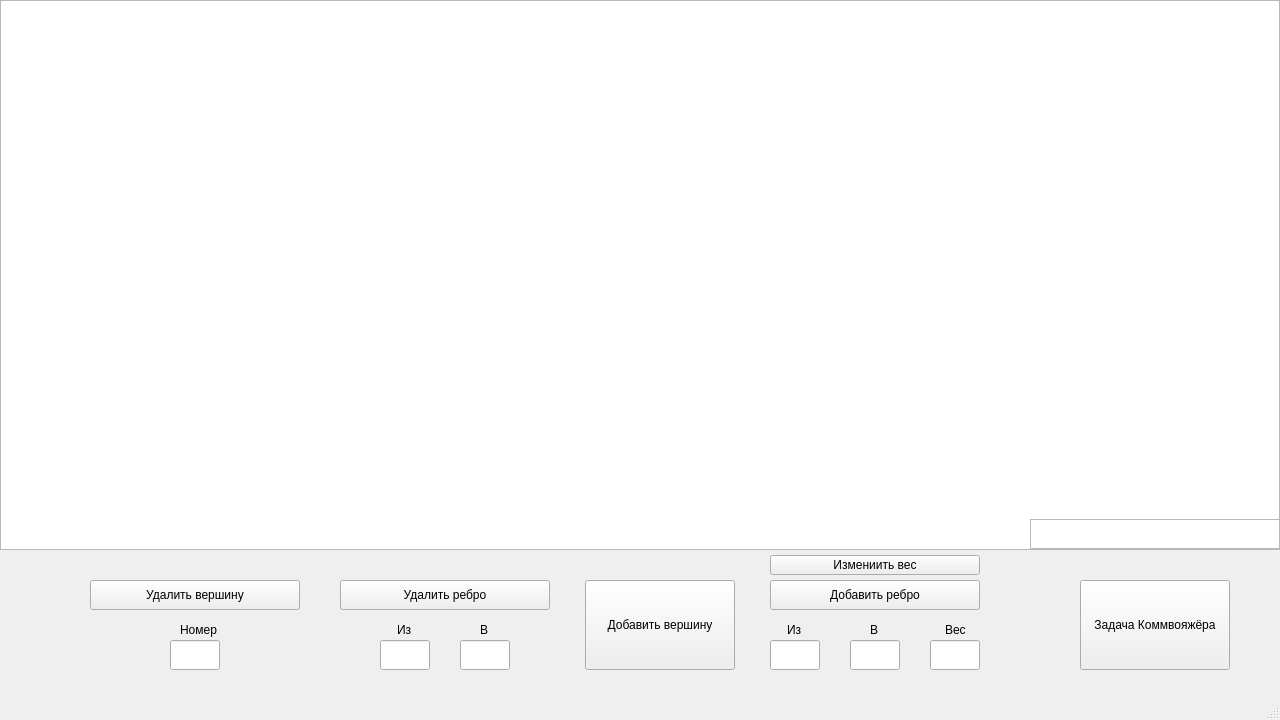
<?xml version="1.0" encoding="UTF-8"?>
<ui version="4.0">
 <class>MainWindow</class>
 <widget class="QMainWindow" name="MainWindow">
  <property name="geometry">
   <rect>
    <x>0</x>
    <y>0</y>
    <width>1280</width>
    <height>720</height>
   </rect>
  </property>
  <property name="windowTitle">
   <string>MainWindow</string>
  </property>
  <widget class="QWidget" name="centralwidget">
   <widget class="QGraphicsView" name="graphicsView">
    <property name="geometry">
     <rect>
      <x>0</x>
      <y>0</y>
      <width>1280</width>
      <height>550</height>
     </rect>
    </property>
    <property name="sizePolicy">
     <sizepolicy hsizetype="Fixed" vsizetype="Fixed">
      <horstretch>0</horstretch>
      <verstretch>0</verstretch>
     </sizepolicy>
    </property>
    <property name="sizeIncrement">
     <size>
      <width>1280</width>
      <height>550</height>
     </size>
    </property>
    <property name="baseSize">
     <size>
      <width>1280</width>
      <height>550</height>
     </size>
    </property>
    <property name="font">
     <font>
      <pointsize>10</pointsize>
     </font>
    </property>
    <property name="sceneRect">
     <rectf>
      <x>0.000000000000000</x>
      <y>0.000000000000000</y>
      <width>1261.000000000000000</width>
      <height>548.000000000000000</height>
     </rectf>
    </property>
   </widget>
   <widget class="QPushButton" name="Add_Node_Btn">
    <property name="geometry">
     <rect>
      <x>585</x>
      <y>580</y>
      <width>150</width>
      <height>90</height>
     </rect>
    </property>
    <property name="sizePolicy">
     <sizepolicy hsizetype="Minimum" vsizetype="Fixed">
      <horstretch>0</horstretch>
      <verstretch>0</verstretch>
     </sizepolicy>
    </property>
    <property name="text">
     <string>Добавить вершину</string>
    </property>
   </widget>
   <widget class="QPushButton" name="Add_Edge_Btn">
    <property name="geometry">
     <rect>
      <x>770</x>
      <y>580</y>
      <width>210</width>
      <height>30</height>
     </rect>
    </property>
    <property name="text">
     <string>Добавить ребро</string>
    </property>
   </widget>
   <widget class="QLineEdit" name="Output_lineEdit">
    <property name="geometry">
     <rect>
      <x>770</x>
      <y>640</y>
      <width>50</width>
      <height>30</height>
     </rect>
    </property>
   </widget>
   <widget class="QLineEdit" name="Input_lineEdit">
    <property name="geometry">
     <rect>
      <x>850</x>
      <y>640</y>
      <width>50</width>
      <height>30</height>
     </rect>
    </property>
   </widget>
   <widget class="QLineEdit" name="weight_lineEdit">
    <property name="geometry">
     <rect>
      <x>930</x>
      <y>640</y>
      <width>50</width>
      <height>30</height>
     </rect>
    </property>
   </widget>
   <widget class="QLabel" name="label">
    <property name="geometry">
     <rect>
      <x>787</x>
      <y>620</y>
      <width>16</width>
      <height>20</height>
     </rect>
    </property>
    <property name="text">
     <string>Из</string>
    </property>
   </widget>
   <widget class="QLabel" name="label_2">
    <property name="geometry">
     <rect>
      <x>870</x>
      <y>620</y>
      <width>16</width>
      <height>20</height>
     </rect>
    </property>
    <property name="text">
     <string>В</string>
    </property>
   </widget>
   <widget class="QLabel" name="label_3">
    <property name="geometry">
     <rect>
      <x>945</x>
      <y>620</y>
      <width>30</width>
      <height>20</height>
     </rect>
    </property>
    <property name="text">
     <string>Вес</string>
    </property>
   </widget>
   <widget class="QPushButton" name="Delete_Edge_Btn">
    <property name="geometry">
     <rect>
      <x>340</x>
      <y>580</y>
      <width>210</width>
      <height>30</height>
     </rect>
    </property>
    <property name="text">
     <string>Удалить ребро</string>
    </property>
   </widget>
   <widget class="QLabel" name="label_4">
    <property name="geometry">
     <rect>
      <x>397</x>
      <y>620</y>
      <width>16</width>
      <height>20</height>
     </rect>
    </property>
    <property name="text">
     <string>Из</string>
    </property>
   </widget>
   <widget class="QLineEdit" name="Input_Delete_lineEdit">
    <property name="geometry">
     <rect>
      <x>460</x>
      <y>640</y>
      <width>50</width>
      <height>30</height>
     </rect>
    </property>
   </widget>
   <widget class="QLineEdit" name="Output_Delete_lineEdit">
    <property name="geometry">
     <rect>
      <x>380</x>
      <y>640</y>
      <width>50</width>
      <height>30</height>
     </rect>
    </property>
   </widget>
   <widget class="QLabel" name="label_5">
    <property name="geometry">
     <rect>
      <x>480</x>
      <y>620</y>
      <width>16</width>
      <height>20</height>
     </rect>
    </property>
    <property name="text">
     <string>В</string>
    </property>
   </widget>
   <widget class="QPushButton" name="Delete_Node_Btn">
    <property name="geometry">
     <rect>
      <x>90</x>
      <y>580</y>
      <width>210</width>
      <height>30</height>
     </rect>
    </property>
    <property name="text">
     <string>Удалить вершину</string>
    </property>
   </widget>
   <widget class="QLineEdit" name="Delete_node_lineEdit">
    <property name="geometry">
     <rect>
      <x>170</x>
      <y>640</y>
      <width>50</width>
      <height>30</height>
     </rect>
    </property>
   </widget>
   <widget class="QLabel" name="label_6">
    <property name="geometry">
     <rect>
      <x>180</x>
      <y>620</y>
      <width>37</width>
      <height>20</height>
     </rect>
    </property>
    <property name="text">
     <string>Номер</string>
    </property>
   </widget>
   <widget class="QPushButton" name="Change_weight_Btn">
    <property name="geometry">
     <rect>
      <x>770</x>
      <y>555</y>
      <width>210</width>
      <height>20</height>
     </rect>
    </property>
    <property name="text">
     <string>Измениить вес</string>
    </property>
   </widget>
   <widget class="QTextBrowser" name="Output_algoritms">
    <property name="geometry">
     <rect>
      <x>1030</x>
      <y>519</y>
      <width>250</width>
      <height>30</height>
     </rect>
    </property>
   </widget>
   <widget class="QPushButton" name="Commis_Btn">
    <property name="geometry">
     <rect>
      <x>1080</x>
      <y>580</y>
      <width>150</width>
      <height>90</height>
     </rect>
    </property>
    <property name="sizePolicy">
     <sizepolicy hsizetype="Minimum" vsizetype="Fixed">
      <horstretch>0</horstretch>
      <verstretch>0</verstretch>
     </sizepolicy>
    </property>
    <property name="text">
     <string>Задача Коммвояжёра</string>
    </property>
   </widget>
  </widget>
  <widget class="QMenuBar" name="menubar">
   <property name="geometry">
    <rect>
     <x>0</x>
     <y>0</y>
     <width>1280</width>
     <height>21</height>
    </rect>
   </property>
  </widget>
  <widget class="QStatusBar" name="statusbar"/>
 </widget>
 <resources/>
 <connections/>
</ui>
